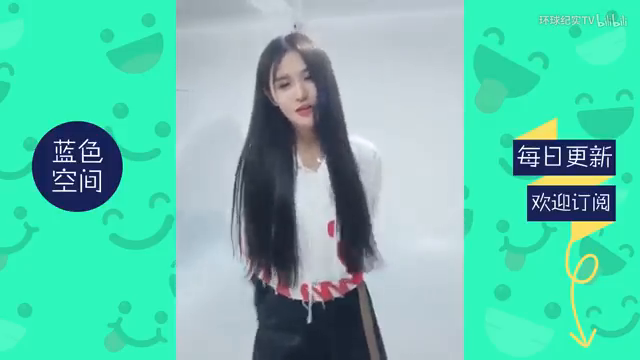
#> input picture frame 25 of data/class0_case02.mp4, 640 x 360 px
$ python dataset.py
#> lines starting #> are read from the running program, lines starting #| are printed output that depends on the picture
import numpy as np
import os
import cv2
import argparse
from sklearn.model_selection import train_test_split

class dress_dataset():
    def __init__(self, hyperpara):
        self.hyperpara = hyperpara
        self.load_all_video()
        self.separate_train_test()

    def load_all_video(self):
        self.segment = []
        self.label = []
        for root, dirs, files in os.walk(self.hyperpara.data_dir):
            for file in files:
                if file.endswith("mp4"):
                    print(os.path.join(root, file))
                    video = cv2.VideoCapture(os.path.join(root, file))
                    fps = video.get(cv2.CAP_PROP_FPS)
                    video_array = self.load_single_video(
                        video=video,
                        fps=fps)
                    video.release()
                    segment, label = self.create_segment(
                        video_array=video_array,
                        file_name = file)
                    if self.segment==[]:
                        self.segment = np.copy(segment)
                        self.label = np.copy(label.reshape(-1,1))
                    else:
                        self.segment = np.concatenate((self.segment, segment), axis=0)
                        self.label = np.concatenate((self.label, label.reshape(-1,1)), axis=0)
        self.segment = self.segment/255.0

    def load_single_video(self, video, fps):
        # Output: video_array_compress: [T, w, l, rgb]
#> called with fps = 25
        print(video.get(cv2.CAP_PROP_FRAME_COUNT))
        fps_ratio = round(fps/self.hyperpara.fps_standard)
        success, frame = video.read()
#> frame is the input picture: shape (360, 640, 3); mean B, G, R 173.8, 196, 99.4
        frame = cv2.resize(frame, (160, 90))
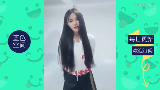
#> frame: shape (90, 160, 3); mean B, G, R 173.8, 195.9, 99.4
        frame = np.expand_dims(np.array(frame), axis=0)
        video_array = np.copy(frame)
        count = 0
        while success:
            count += 1
            print(count)
            success, frame = video.read()
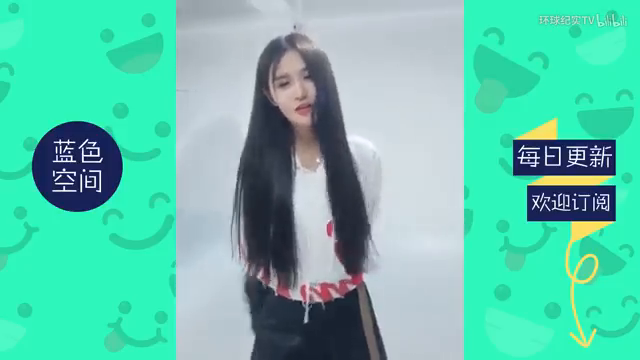
#> input picture frame 26 of data/class0_case02.mp4, 640 x 360 px
#> frame is the input picture: shape (360, 640, 3); mean B, G, R 173.4, 195.5, 99
            if success:
                frame = cv2.resize(frame, (160, 90))
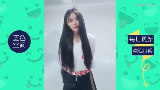
#> frame: shape (90, 160, 3); mean B, G, R 173.4, 195.5, 98.9
                frame = np.expand_dims(np.array(frame), axis=0)
                video_array = np.concatenate((video_array, frame), axis=0)
        video_array_compress = video_array[0:-1:fps_ratio]
        return video_array_compress

    def create_segment(self, video_array, file_name):
        # Input: video_array [T, w, l, rgb]
        # Output: segment [n, T, w, l, rgb]
        time_step = self.hyperpara.fps_standard*self.hyperpara.time_window
        interval = self.hyperpara.interval
        for i in range(0, video_array.shape[0]-time_step+1, interval):
            print(i)
            segment_tmp = np.expand_dims(video_array[i:i+time_step], axis=0)
            if i==0:
                segment = np.copy(segment_tmp)
            else:
                segment=np.concatenate((segment, segment_tmp), axis=0)
        label_idx = np.array(range(0, video_array.shape[0]-time_step+1, interval))
        if "class1" in file_name:
            label = np.ones(label_idx.shape[0]).astype(int)
        else:
            label = np.zeros(label_idx.shape[0]).astype(int)
        return segment, label

    def separate_train_test(self):
        self.x_train, self.x_test, self.y_train, self.y_test = train_test_split(
            self.segment, self.label, test_size=0.2)

if __name__=='__main__':
    parser = argparse.ArgumentParser()
    parser.add_argument("--model_dir", type=str, default="C:/Users/zheng/Project/SynthPMU/Results/")
    parser.add_argument("--data_dir", type=str, default="./data/")
    parser.add_argument("--fps_standard", type=int, default=10)
    parser.add_argument("--interval", type=int, default=5)
    parser.add_argument("--time_window", type=int, default=2)
    args = parser.parse_args()

    dress_data = dress_dataset(hyperpara = args)

    for root,dirs,files in os.walk('./data/'):
        for file in files:
            if file.endswith('mp4'):
                print(os.path.join(root, file))

    file_path = "data/class1_case1.mp4"
    video = cv2.VideoCapture(file_path)
    fps = video.get(cv2.CAP_PROP_FPS)
    success, frame = video.read()
    count = 0
    while success:
        success, frame = video.read()
        count += 1
    if success == True:
        cv2.imshow("Frame", frame)

$ run again, starting later in the video
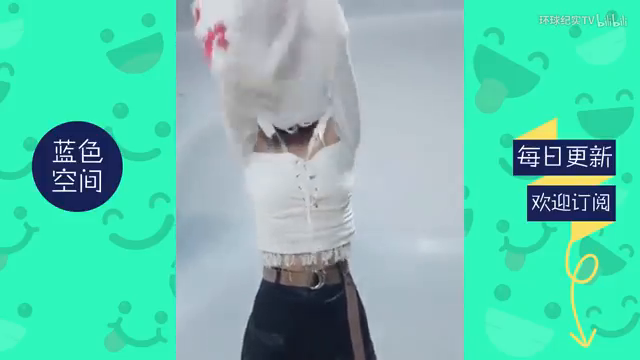
#> input picture frame 112 of data/class0_case02.mp4, 640 x 360 px
#> in load_single_video, frame is the input picture: shape (360, 640, 3); mean B, G, R 175.4, 197.7, 100.9
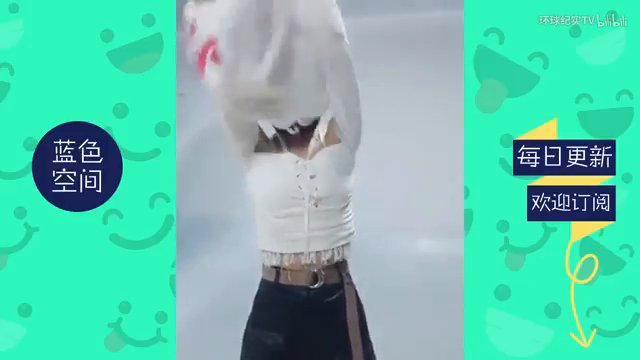
#> input picture frame 113 of data/class0_case02.mp4, 640 x 360 px
#> in load_single_video, frame is the input picture: shape (360, 640, 3); mean B, G, R 175.1, 197.4, 100.5
#> in load_single_video, `frame = cv2.resize(frame, (160, 90))`:
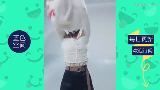
#> frame: shape (90, 160, 3); mean B, G, R 175, 197.3, 100.5

$ run again, starting later in the video
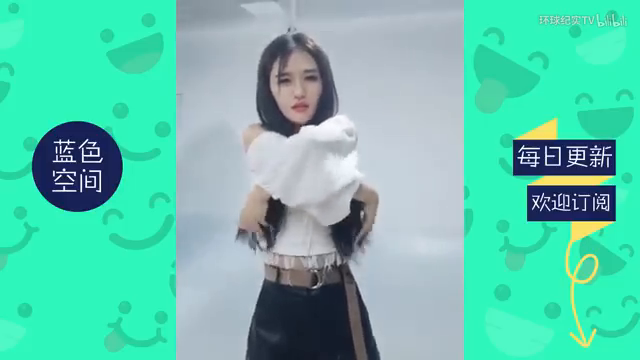
#> input picture frame 200 of data/class0_case02.mp4, 640 x 360 px
#> in load_single_video, frame is the input picture: shape (360, 640, 3); mean B, G, R 175.1, 197.1, 99.9
#> in load_single_video, `frame = cv2.resize(frame, (160, 90))`:
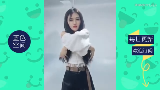
#> frame: shape (90, 160, 3); mean B, G, R 175, 197, 99.9
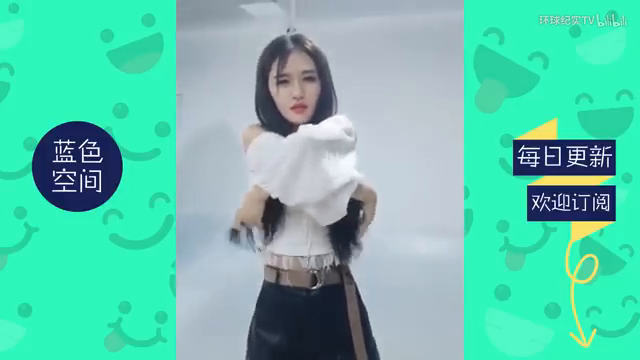
#> input picture frame 201 of data/class0_case02.mp4, 640 x 360 px
#> in load_single_video, frame is the input picture: shape (360, 640, 3); mean B, G, R 175, 196.9, 99.8
